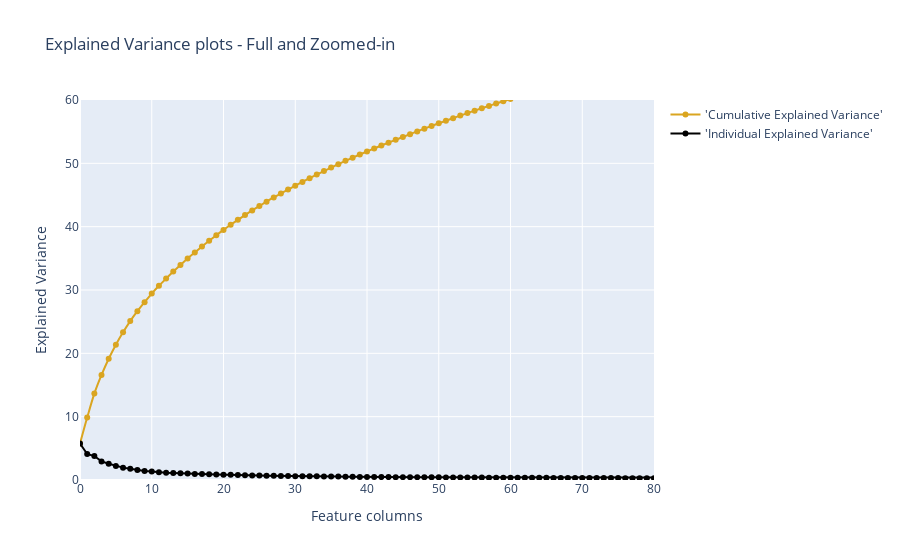

Write notebook code for a chart like this one.
### Markdown cell above
Now having calculated both our Individual Explained Variance and Cumulative Explained Variance values, let's use the Plotly visualisation package to produce an interactive chart to showcase this.

### Code cell
trace1 = go.Scatter(
    x=list(range(784)),
    y= cum_var_exp,
    mode='lines+markers',
    name="'Cumulative Explained Variance'",
#     hoverinfo= cum_var_exp,
    line=dict(
        shape='spline',
        color = 'goldenrod'
    )
)
trace2 = go.Scatter(
    x=list(range(784)),
    y= var_exp,
    mode='lines+markers',
    name="'Individual Explained Variance'",
#     hoverinfo= var_exp,
    line=dict(
        shape='linear',
        color = 'black'
    )
)
fig = plotly.subplots.make_subplots(insets=[{'cell': (1,1), 'l': 0.7, 'b': 0.5}],
                          print_grid=True)

fig.append_trace(trace1, 1, 1)
fig.append_trace(trace2,1,1)
fig.layout.title = 'Explained Variance plots - Full and Zoomed-in'
fig.layout.xaxis = dict(range=[0, 80], title = 'Feature columns')
fig.layout.yaxis = dict(range=[0, 60], title = 'Explained Variance')
# fig['data'] = []
# fig['data'].append(go.Scatter(x= list(range(784)) , y=cum_var_exp, xaxis='x2', yaxis='y2', name = 'Cumulative Explained Variance'))
# fig['data'].append(go.Scatter(x= list(range(784)) , y=cum_var_exp, xaxis='x2', yaxis='y2', name = 'Cumulative Explained Variance'))

# fig['data'] = go.Scatter(x= list(range(784)) , y=cum_var_exp, xaxis='x2', yaxis='y2', name = 'Cumulative Explained Variance')]
# fig['data'] += [go.Scatter(x=list(range(784)), y=var_exp, xaxis='x2', yaxis='y2',name = 'Individual Explained Variance')]

# # fig['data'] = data
# # fig['layout'] = layout
# # fig['data'] += data2
# # fig['layout'] += layout2
py.iplot(fig, filename='inset example')

### Figure 1 — Plotly figure (JSON) as saved in the notebook; plotly's stock layout.template omitted (floating-point values rounded to 4 significant figures; data arrays with more than 128 entries replaced by an {"elided": "..."} marker saying what was removed)
{"data": [{"line": {"color": "goldenrod", "shape": "spline"}, "mode": "lines+markers", "name": "'Cumulative Explained Variance'", "type": "scatter", "x": {"elided": "784 int values"}, "xaxis": "x", "y": {"elided": "784 float values"}, "yaxis": "y"}, {"line": {"color": "black", "shape": "linear"}, "mode": "lines+markers", "name": "'Individual Explained Variance'", "type": "scatter", "x": {"elided": "784 int values"}, "xaxis": "x", "y": {"elided": "784 float values"}, "yaxis": "y"}], "layout": {"title": {"text": "Explained Variance plots - Full and Zoomed-in"}, "xaxis": {"range": [0, 80], "title": {"text": "Feature columns"}}, "xaxis2": {"anchor": "y2", "domain": [0.7, 1]}, "yaxis": {"range": [0, 60], "title": {"text": "Explained Variance"}}, "yaxis2": {"anchor": "x2", "domain": [0.5, 1]}}}
